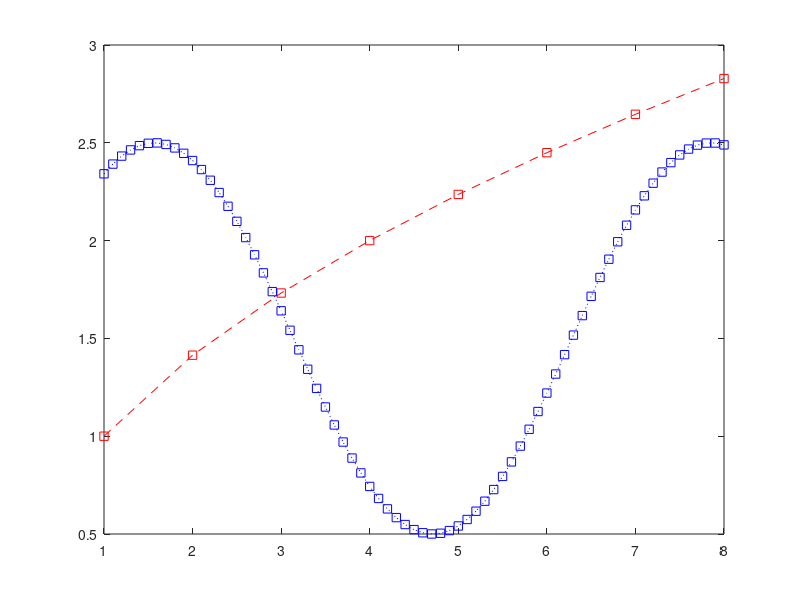
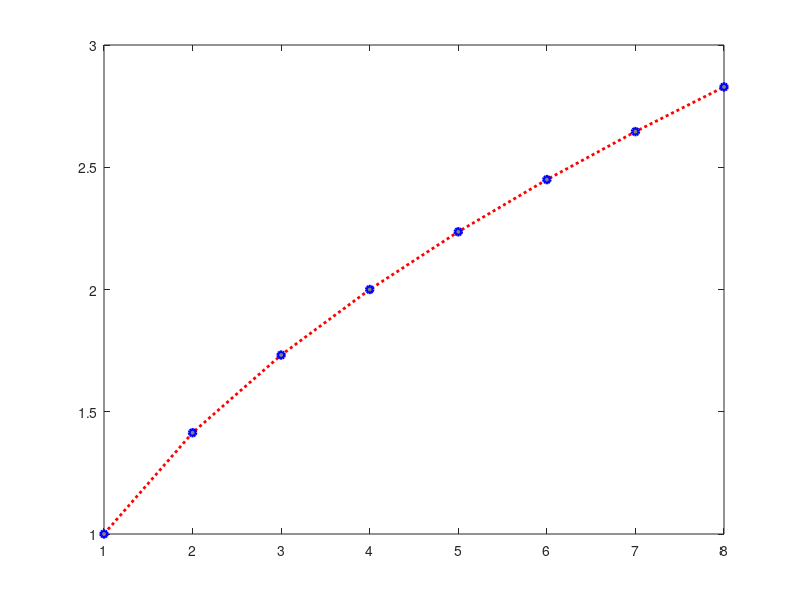
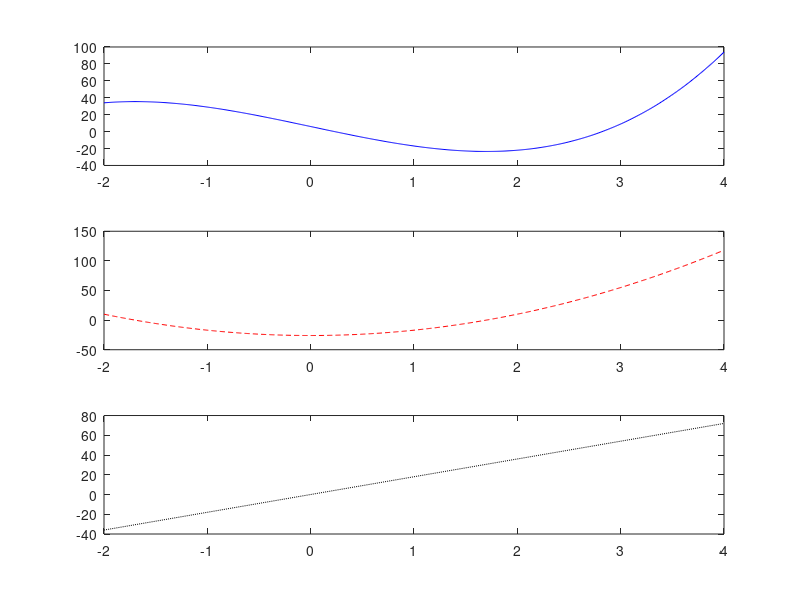

The MATLAB source for these figures, in order:
close all
clear
clc

disp('Hello world!') %\n기능을 탑재 : 자동으로 줄바꿈 해줌.
fprintf('Hello world!\n')

xVal = 8.5213; yVal = xVal^2;
fprintf('xVal is %-5.3f, and its square is %-2.4f.\n',xVal,yVal)

x = 1:8;

y = x.^2 -4*x;

plot(x, y)

x = 1:0.1:8;

y = x.^2 -4*x;

plot(x, y)

% close(1) %figure 1창을 닫아주는 역할

x1 = 1:8; y1 = x1.^0.5; x2 = 1:0.1:8; y2 = sin(x2)+1.5;
plot(x1, y1, '--rs')
plot(x1, y1, ':rs')
plot(x1, y1, ':bs')
plot(x1, y1, ':b*')
% clf %그래프를 지워주는 역할.
clf

plot(x1,y1, '--rs', x2,y2, ':bs')

figure(2)

plot(x1, y1, ':ro','LineWidth',2,'MarkerSize',5,'MarkerEdgeColor','b',...
 'MarkerFaceColor',[0.5,0.5,0.5])

x = [-2:0.01:4]; y = 3*x.^3-26*x+6;
yd = 9*x.^2 - 26; ydd = 18*x;
figure(3)
subplot(3,1,1) %3행 1열 
plot(x,y,'-b')
subplot(3,1,2)
plot(x,yd,'--r')
subplot(3,1,3)
plot(x,ydd,':k') 
